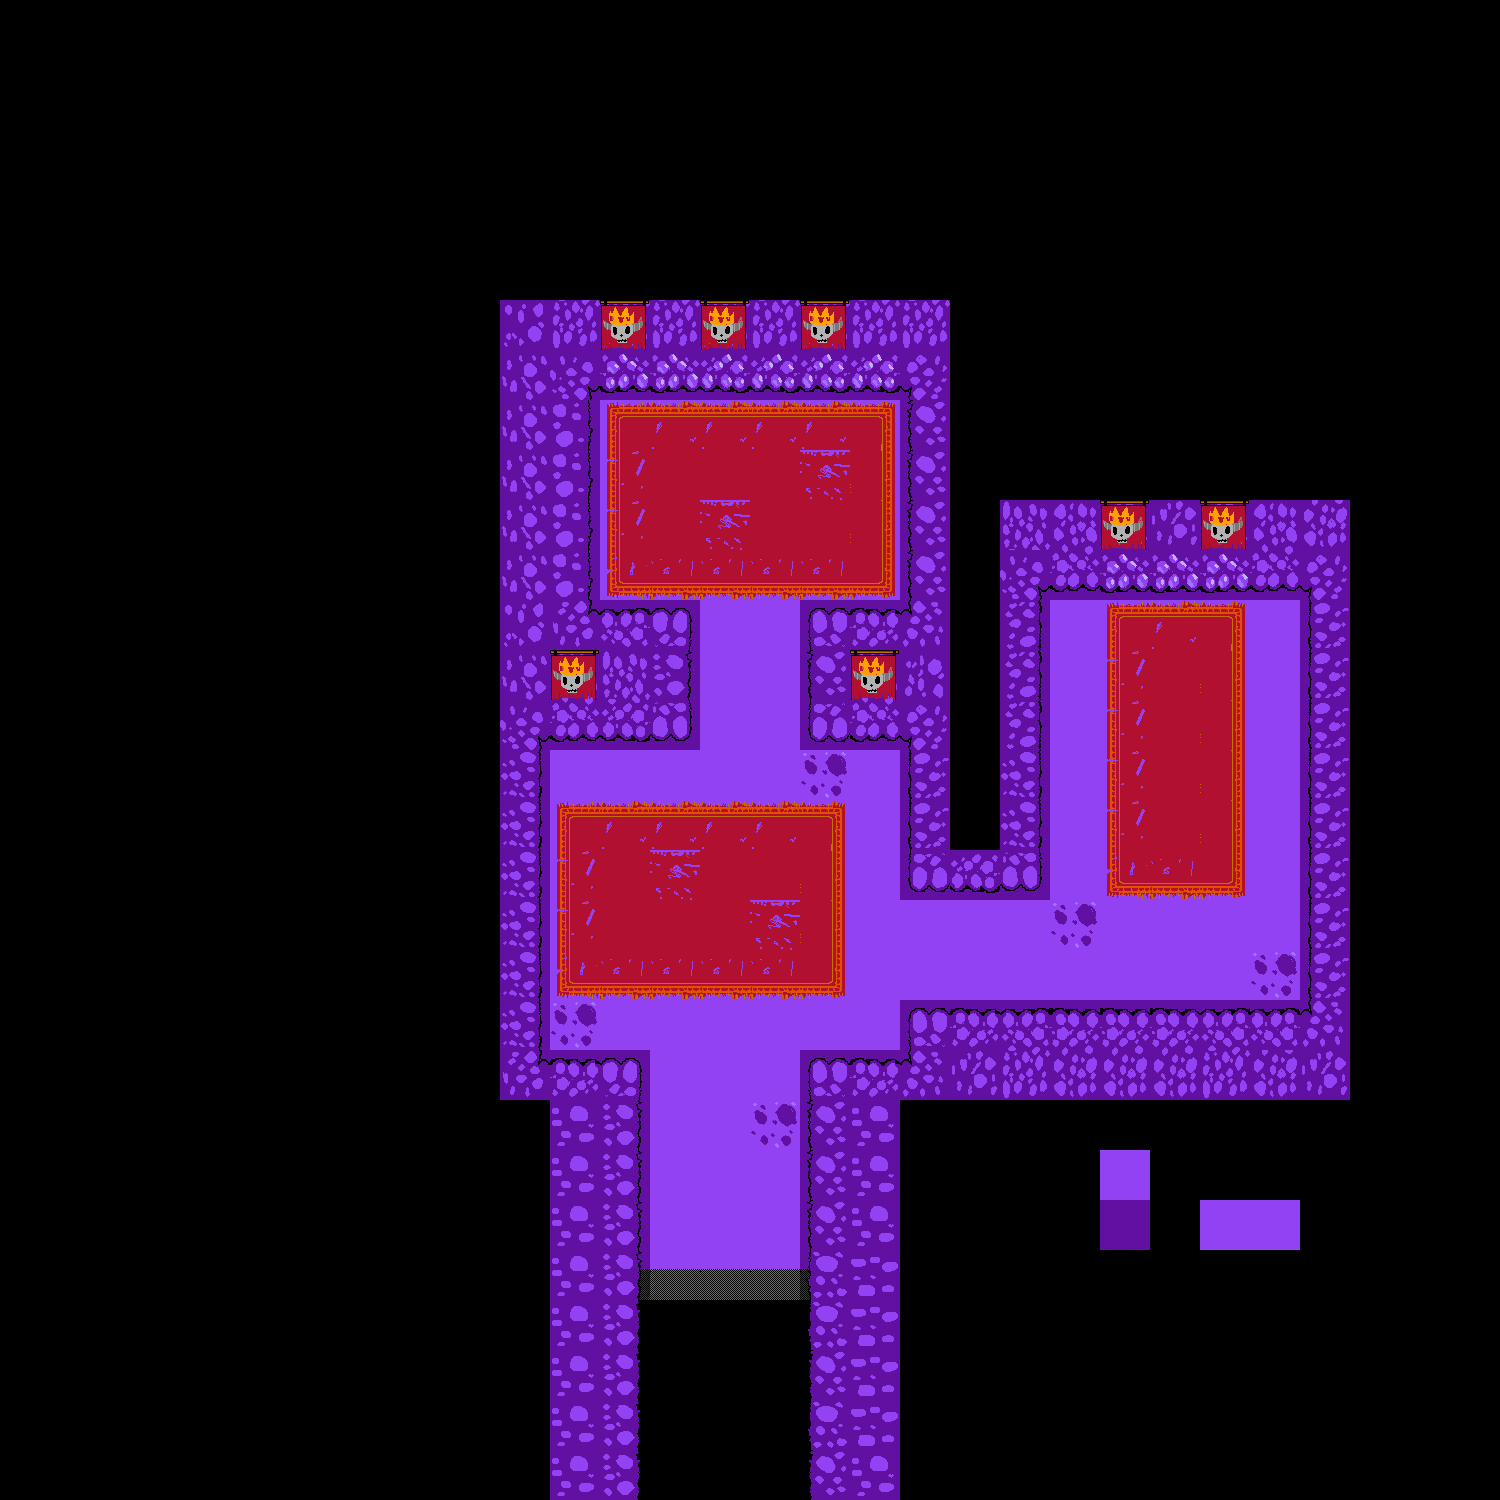

The image is a tile-based game level rendered from a .tmx file. Its description and source (layers, tilesets, objects; grid data summarised) follow:
An orthogonal 30x30 tile map with 50x50 px tiles, 5 tile layers (borders, ground, exit ponit, walls, ...), 2 tilesets and 9 objects.

<map version="1.0" orientation="orthogonal" renderorder="right-down" width="30" height="30" tilewidth="50" tileheight="50" nextobjectid="1">
 <tileset firstgid="1" name="throne room." tilewidth="50" tileheight="50" tilecount="18" columns="3">
  <image source="../../sprites/mapSPrites/throne room..png" trans="ff00ff" width="150" height="300" />
  <tile id="16">
   <objectgroup draworder="index">
    <object id="1" x="0" y="0.727273" width="50" height="49.0909" />
   </objectgroup>
  </tile>
 </tileset>
 <tileset firstgid="19" name="goldCaveSprites-sheet-sheet-sheet" tilewidth="50" tileheight="50" tilecount="56" columns="4">
  <image source="../../goldCaveSprites-sheet-sheet-sheet.png" trans="ff00ff" width="200" height="700" />
  <tile id="0">
   <objectgroup draworder="index" />
  </tile>
  <tile id="1">
   <objectgroup draworder="index" />
  </tile>
  <tile id="6">
   <objectgroup draworder="index" />
  </tile>
  <tile id="7">
   <objectgroup draworder="index" />
  </tile>
  <tile id="9">
   <objectgroup draworder="index" />
  </tile>
  <tile id="10">
   <objectgroup draworder="index" />
  </tile>
  <tile id="13">
   <objectgroup draworder="index" />
  </tile>
  <tile id="14">
   <objectgroup draworder="index" />
  </tile>
  <tile id="18">
   <objectgroup draworder="index">
    <object id="1" x="-0.5" y="-0.25" width="50.5" height="50.125" />
   </objectgroup>
  </tile>
  <tile id="20">
   <objectgroup draworder="index" />
  </tile>
  <tile id="21">
   <objectgroup draworder="index" />
  </tile>
  <tile id="22">
   <objectgroup draworder="index" />
  </tile>
  <tile id="23">
   <objectgroup draworder="index" />
  </tile>
  <tile id="24">
   <objectgroup draworder="index">
    <object id="1" x="-0.125" y="0" width="50.25" height="49.875" />
   </objectgroup>
  </tile>
  <tile id="25">
   <objectgroup draworder="index">
    <object id="1" x="-0.125" y="-0.25" width="50.125" height="50.5" />
    <object id="2" x="33.625" y="15.5" width="0.125" />
   </objectgroup>
  </tile>
  <tile id="26">
   <objectgroup draworder="index">
    <object id="1" x="0.5" y="0.125" width="50.125" height="50.25" />
   </objectgroup>
  </tile>
  <tile id="27">
   <objectgroup draworder="index">
    <object id="1" x="-0.25" y="-0.375" width="50.25" height="50.25" />
   </objectgroup>
  </tile>
  <tile id="28">
   <objectgroup draworder="index">
    <object id="1" x="-0.125" y="0.375" width="50" height="49.375" />
   </objectgroup>
  </tile>
  <tile id="30">
   <objectgroup draworder="index" />
  </tile>
  <tile id="32">
   <objectgroup draworder="index" />
  </tile>
  <tile id="35">
   <objectgroup draworder="index" />
  </tile>
  <tile id="36">
   <objectgroup draworder="index" />
  </tile>
  <tile id="39">
   <objectgroup draworder="index" />
  </tile>
  <tile id="41">
   <objectgroup draworder="index" />
  </tile>
  <tile id="45">
   <objectgroup draworder="index" />
  </tile>
  <tile id="47">
   <objectgroup draworder="index" />
  </tile>
  <tile id="48">
   <objectgroup draworder="index">
    <object id="2" x="0.125" y="-0.25" width="50" height="50.25" />
   </objectgroup>
  </tile>
 </tileset>
 <layer name="borders" width="30" height="30">
  <data>[900 cells, 126 non-empty, 1 distinct tile ids]</data>
 </layer>
 <layer name="ground" width="30" height="30">
  <data>[900 cells, 248 non-empty, 4 distinct tile ids]</data>
 </layer>
 <layer name="exit ponit" width="30" height="30">
  <data>[900 cells, 21 non-empty, 4 distinct tile ids]</data>
 </layer>
 <layer name="walls" width="30" height="30">
  <data>[900 cells, 207 non-empty, 43 distinct tile ids]</data>
 </layer>
 <layer name="extras" width="30" height="30">
  <data>[900 cells, 11 non-empty, 4 distinct tile ids]</data>
 </layer>
</map>